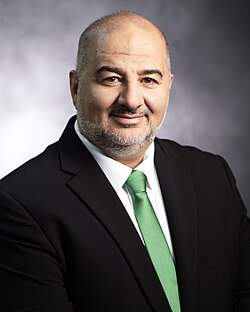
#> input picture content-kit/hatzionut-hadatit/2026-11-post-abbas-taqiyya/src/abbas.jpg, 250 x 312 px
$ python make_s3.py
#> lines starting #> are read from the running program, lines starting #| are printed output that depends on the picture
"""Carousel v2, slide 3 (punch): the one Abbas portrait as a dark teal duotone with grain, headline with a yellow marker,
closing stripe 'אסור ליפול למלכודת הזו'. All text = Smotrich's exact words."""
import os, numpy as np
from PIL import Image, ImageDraw, ImageFont, ImageFilter, ImageEnhance
HERE = os.path.dirname(os.path.abspath(__file__))
HAIM = os.path.abspath(os.path.join(HERE, '..', '..', 'fonts', 'HaimClassicv2FM-Bold.ttf'))
W, H = 1080, 1350
DEEP, TEAL, LT, PALE, NIGHT = (43, 81, 85), (80, 146, 153), (105, 180, 189), (173, 213, 217), (14, 26, 28)
RED = (204, 34, 46)
YEL = (255, 222, 0)
def F(s): return ImageFont.truetype(HAIM, s, layout_engine=ImageFont.Layout.RAQM)
src = Image.open(HERE + '/src/abbas.jpg').convert('L')
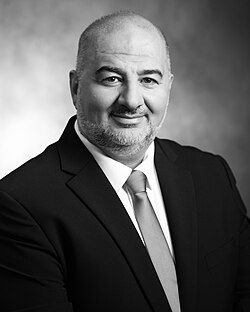
#> src: PIL image 250x312 L; min 0, max 255, mean 90.7
PH = 900
ph = src.resize((W, int(W * src.height / src.width)), Image.LANCZOS).crop((0, 40, W, 40 + PH))
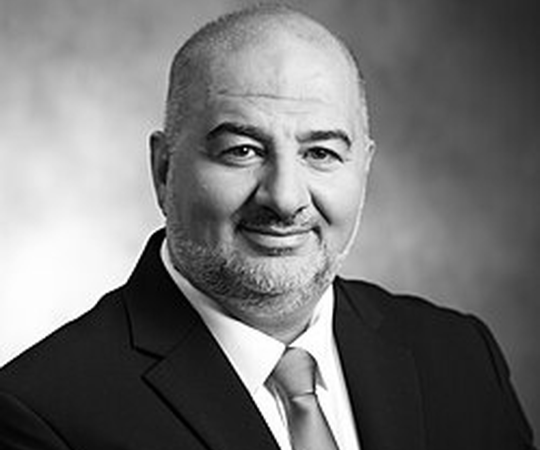
#> ph: PIL image 1080x900 L (shown at 1/2 size); min 0, max 255, mean 117.6
ph = ImageEnhance.Contrast(ph).enhance(1.25).filter(ImageFilter.UnsharpMask(3, 70, 2))
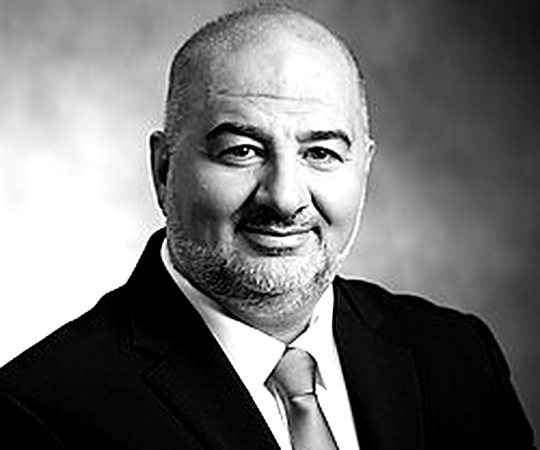
#> ph: PIL image 1080x900 L (shown at 1/2 size); min 0, max 255, mean 115.8
g = np.asarray(ph).astype(np.float32) / 255
g = np.clip(g + np.random.default_rng(3).normal(0, .03, g.shape), 0, 1)[..., None]
#> g: shape (900, 1080, 1) float64
duo = np.array(NIGHT, np.float32) * (1 - g) + np.array((225, 240, 241), np.float32) * g     # teal duotone
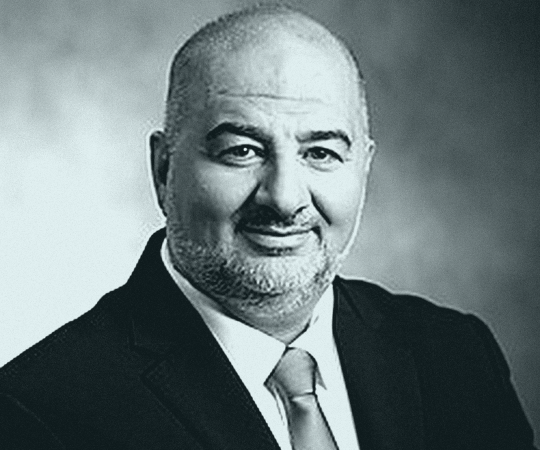
#> duo: shape (900, 1080, 3) float64 (shown at 1/2 size); mean of channels 0, 1, 2 109.8, 123.2, 124.7; drawn as R, G, B
im = Image.new('RGB', (W, H), NIGHT); im.paste(Image.fromarray(duo.astype(np.uint8)), (0, 0))
#> after `im = Image.new('RGB', (W, H), NIGHT)`:
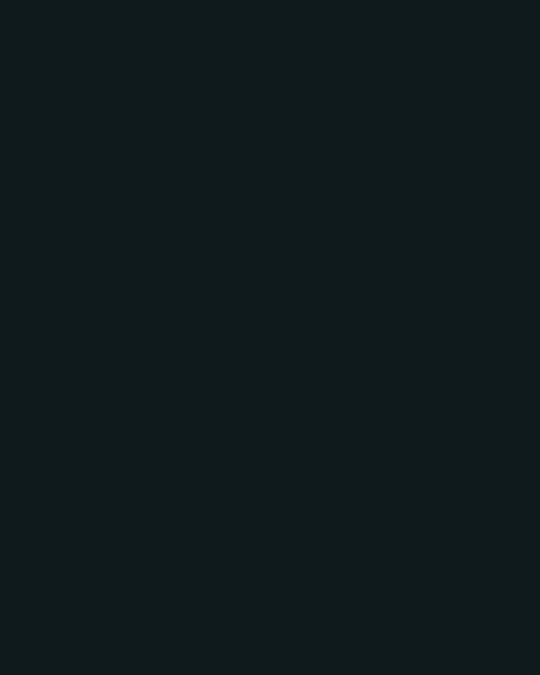
#> im: PIL image 1080x1350 RGB (shown at 1/2 size); mean R, G, B 14, 26, 28
fade = np.clip((np.arange(H) - (PH - 300)) / 300, 0, 1) ** 1.1
im = Image.composite(Image.new('RGB', (W, H), NIGHT), im, Image.fromarray((fade[:, None] * 255).repeat(W, 1).astype(np.uint8)))
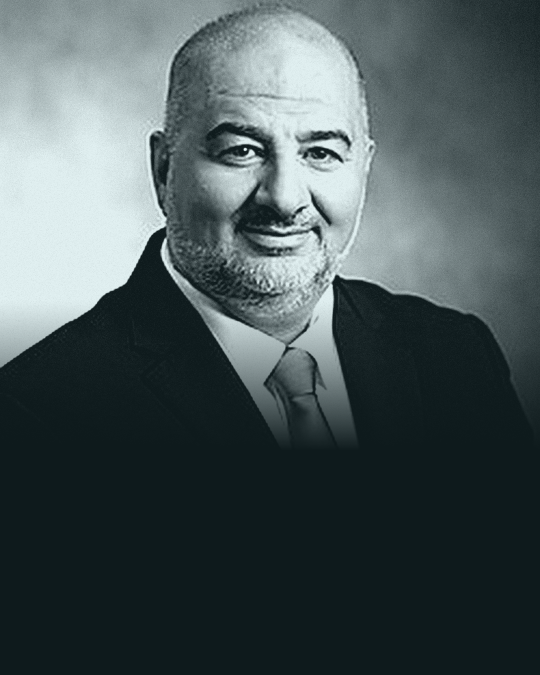
#> im: PIL image 1080x1350 RGB (shown at 1/2 size); mean R, G, B 73.8, 86.6, 88.3
d = ImageDraw.Draw(im); R = W - 70
# headline
y = 805
f1 = F(88); t1 = 'עבאס רוצה להיכנס לממשלה'
while d.textlength(t1, font=f1, direction='rtl') > W - 150: f1 = F(f1.size - 3)
#> this loop made 5 passes
d.text((R + 4, y + 5), t1, font=f1, fill=(0, 0, 0), anchor='ra', direction='rtl')
d.text((R, y), t1, font=f1, fill='white', anchor='ra', direction='rtl')
y += 98
f2 = F(88); a2, b2 = 'כדי', 'לחסל את ישראל מבפנים'
wa = d.textlength(a2 + ' ', font=f2, direction='rtl')
#> wa = 142.2
while wa + d.textlength(b2, font=f2, direction='rtl') > W - 150: f2 = F(f2.size - 3); wa = d.textlength(a2 + ' ', font=f2, direction='rtl')
#> this loop made 5 passes
#> wa on passes 1 to 5: 137.4, 132.5, 127.7, 122.8, 118
d.text((R, y), a2, font=f2, fill='white', anchor='ra', direction='rtl')
wb = d.textlength(b2, font=f2, direction='rtl'); xr = R - wa
#> after `wb = d.textlength(b2, font=f2, direction='rtl')`: wb = 775.3
#> after `xr = R - wa`: xr = 892
bb = d.textbbox((xr, y), b2, font=f2, anchor='ra', direction='rtl')
#> bb = (117, 918, 892, 972)
d.polygon([(xr + 14, bb[1] - 14), (xr - wb - 18, bb[1] - 8), (xr - wb - 12, bb[3] + 16), (xr + 18, bb[3] + 10)], fill=RED)   # hand-laid marker
d.text((xr, y), b2, font=f2, fill='white', anchor='ra', direction='rtl')
# closing stripe
SY = 1080
d.rectangle((0, SY, W, H), fill=TEAL); d.rectangle((0, SY, W, SY + 10), fill=RED)
ft = F(92); t = 'אסור ליפול למלכודת הזו'
while d.textlength(t, font=ft, direction='rtl') > W - 120: ft = F(ft.size - 3)
#> this loop made 1 pass
d.text((W // 2, SY + 48), t, font=ft, fill='white', anchor='ma', direction='rtl')
d.text((W // 2, SY + 175), 'ולהקים ממשלת אסון שתישען על אויבי ישראל.', font=F(42), fill=NIGHT, anchor='ma', direction='rtl')
im.save(HERE + '/slide3.jpg', quality=95); print('ok')
#> after `im.save(HERE + '/slide3.jpg', quality=95)`:
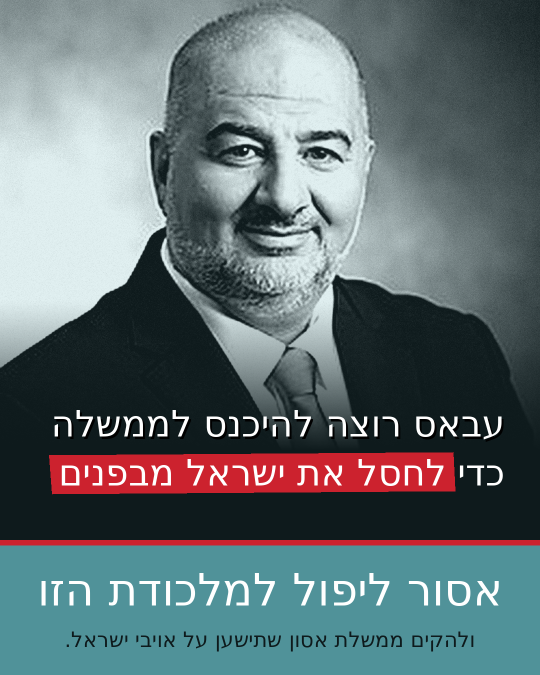
#> saved as slide3.jpg: PIL image 1080x1350 RGB (shown at 1/2 size); mean R, G, B 99.5, 113.5, 116.5
#| ok
